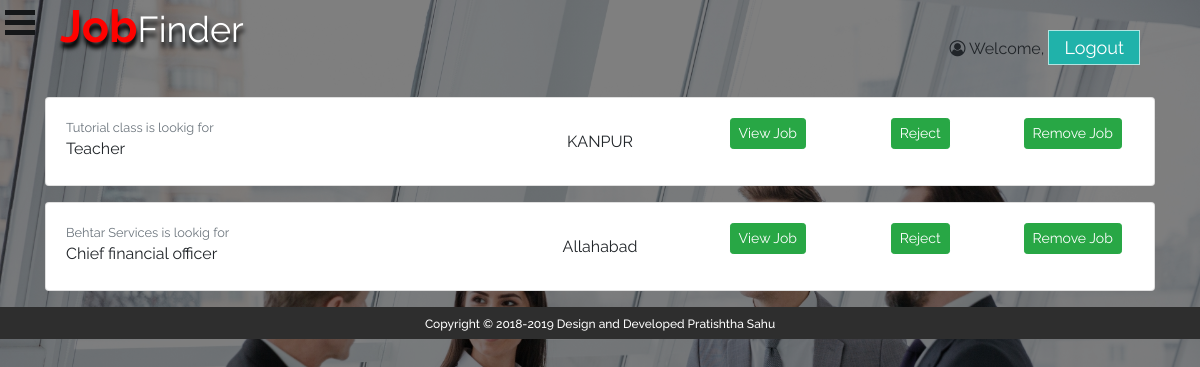
Page /jobportal/admin/admin_dashboard.php (signed in) on the committed database.
### tables this page shows
CREATE TABLE `new_jobs` (
  `id` int(6) UNSIGNED NOT NULL,
  `companyname` text NOT NULL,
  `position` text NOT NULL,
  `job_type` text NOT NULL,
  `location` text NOT NULL,
  `salary` text NOT NULL,
  `education` text NOT NULL,
  `experience` text NOT NULL,
  `contact` text NOT NULL,
  `additionaldetails` text NOT NULL,
  `emp_email` text NOT NULL,
  `flag` int(11) NOT NULL,
  `applicants_id` text NOT NULL,
  `reg_date` timestamp NOT NULL DEFAULT CURRENT_TIMESTAMP ON UPDATE CURRENT_TIMESTAMP
);

### jobportal/admin/admin_dashboard.php (the view, shortened to what this page needs)
<?php include_once('../header.php');?>
<div id="main-content">
<div id="status">
<?php
$sql="SELECT * FROM new_jobs";
	$result=mysqli_query($conn,$sql);
	if($result->num_rows>0)
	{
		while($row=$result->fetch_assoc())
		{ ?>
	<div class="card mb-3">
  <div class="card-body">
  <div class="row">
    <div class="col">
	<p class="card-text"><small class="text-muted"><?php echo $row["companyname"]; ?> is lookig for </small>
    <br/><?php echo $row["position"]; ?></p>
    </div>
    <div class="col-2" style=" display: block; margin: auto; text-align: center; ">
      <?php echo $row["location"]; ?>
    </div>
    <div class="col" style=" display: block; margin: auto; text-align: center; ">
  <div class="row">
	<div class="col-4">
<form method="GET" action="../employer/view_job.php" name="submit">
     <button type="submit" class="btn btn-success btn-sm">View Job</button>
	 </form>
    </div>
	<div class="col-4">
<form method="POST" action="<?php echo htmlspecialchars($_SERVER["PHP_SELF"]);?>" name="submit">
	<?php if($row["flag"] == 0){ ?>
     <button type="submit" class="btn btn-success btn-sm" name="acceptjob">Accept</button>
	<?php } else {?>
		<button type="submit" class="btn btn-success btn-sm" name="rejectjob">Reject</button>
	<?php } ?>
	 </form>
    </div>
	<div class="col-4">
<form method="POST" action="<?php echo htmlspecialchars($_SERVER["PHP_SELF"]);?>" name="submit">
     <button type="submit" class="btn btn-success btn-sm" name="removejob">Remove Job</button>
	 </form>
    </div>
    </div>
    </div>
  </div>
  </div>
</div>
		<?php }
	}
	else
	{
		echo "o result";
	}
?>
</div>
</div>
</div>
<?php include_once('../footer.php');?>

### jobportal/css/style.css (style rules this page uses)
body { margin: 0; font-family: Arial, Helvetica, sans-serif; }
div#main-content { width: 100%; margin: 0 auto; display: inline-block; }
.searchform-home input::placeholder, { font-weight:bold; }
body { margin:0px; padding:0px; font-family: 'Raleway', sans-serif; }
.bg-image { background:linear-gradient(rgba(0,0,0,0.5),rgba(0,0,0,0.5)),url('/jobportal/image/a.jpg') no-repeat center; background-size:cover; background-attachment:fixed; overflow-x: hidden; }

### rows in the picture
new_jobs: companyname "Tutorial class", position "Teacher", location "KANPUR", flag "Reject"
new_jobs: companyname "Behtar Services", position "Chief financial officer", location "Allahabad", flag "Reject"
